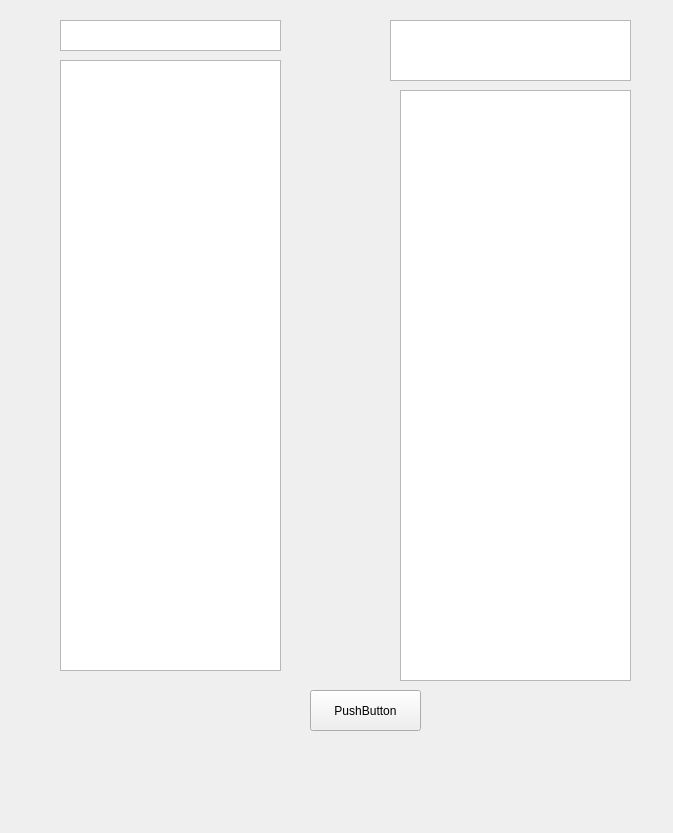
<?xml version="1.0" encoding="UTF-8"?>
<ui version="4.0">
 <class>FileExplorer</class>
 <widget class="QWidget" name="FileExplorer">
  <property name="geometry">
   <rect>
    <x>0</x>
    <y>0</y>
    <width>673</width>
    <height>833</height>
   </rect>
  </property>
  <property name="windowTitle">
   <string>Form</string>
  </property>
  <widget class="QPushButton" name="pushButton">
   <property name="geometry">
    <rect>
     <x>310</x>
     <y>690</y>
     <width>111</width>
     <height>41</height>
    </rect>
   </property>
   <property name="text">
    <string>PushButton</string>
   </property>
  </widget>
  <widget class="QListWidget" name="remoteFileInfo">
   <property name="geometry">
    <rect>
     <x>60</x>
     <y>60</y>
     <width>221</width>
     <height>611</height>
    </rect>
   </property>
  </widget>
  <widget class="QListWidget" name="remoteDir">
   <property name="geometry">
    <rect>
     <x>60</x>
     <y>20</y>
     <width>221</width>
     <height>31</height>
    </rect>
   </property>
   <property name="flow">
    <enum>QListView::LeftToRight</enum>
   </property>
  </widget>
  <widget class="QListWidget" name="localFileInfo">
   <property name="geometry">
    <rect>
     <x>400</x>
     <y>90</y>
     <width>231</width>
     <height>591</height>
    </rect>
   </property>
  </widget>
  <widget class="QListWidget" name="localDir">
   <property name="geometry">
    <rect>
     <x>390</x>
     <y>20</y>
     <width>241</width>
     <height>61</height>
    </rect>
   </property>
   <property name="flow">
    <enum>QListView::LeftToRight</enum>
   </property>
  </widget>
 </widget>
 <resources/>
 <connections/>
</ui>
